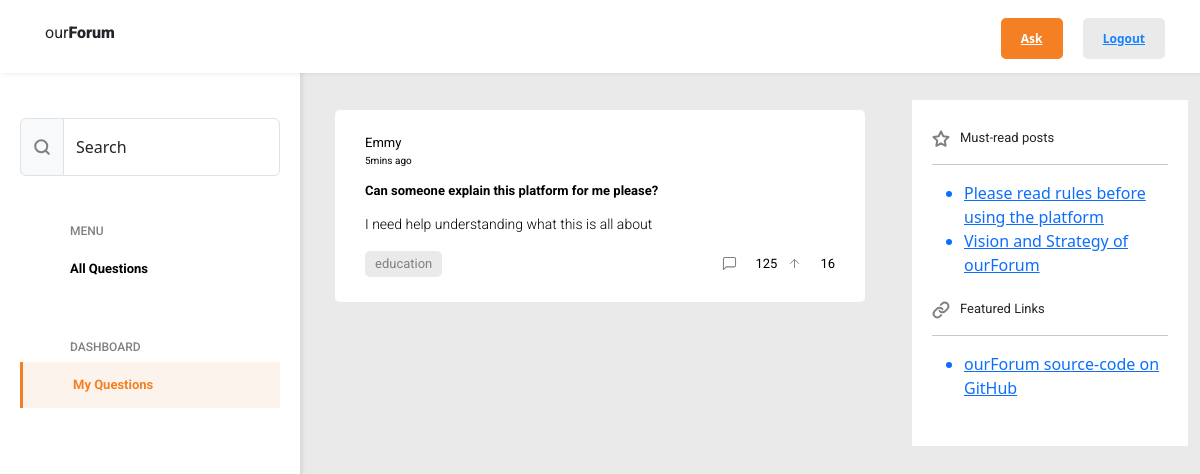
/my-questions (signed in), run on the app's committed database.
### app.py (models this page shows)
class Question(db.Model):
    __tablename__ = 'questions'
    id = db.Column(db.Integer, primary_key=True)
    category = db.Column(db.String(255), nullable=True)
    title = db.Column(db.String, nullable=False)
    question = db.Column(db.String, nullable=False)
    author_id = db.Column(db.Integer, db.ForeignKey('users.id'))
    author = db.relationship('User', back_populates='questions')
    comments = db.relationship('Comment', back_populates='question')
    post_time = db.Column(db.DateTime, default=datetime.utcnow())

class User(db.Model, UserMixin):
    __tablename__ = 'users'
    id = db.Column(db.Integer, primary_key=True)
    phone_number = db.Column(db.String(20), unique=True, nullable=False)
    username = db.Column(db.String(20), unique=True, nullable=False)
    password = db.Column(db.String(255), nullable=True)
    is_online = db.Column(db.Boolean, nullable=False, default=True)
    questions = db.relationship('Question', back_populates='author')
    comments = db.relationship('Comment', back_populates='author')

### app.py (the view)
@app.route("/my-questions")
def my_questions():
    questions = current_user.questions
    return render_template("questions.html", questions=questions)

### app.py (called while the page is built)
@login_manager.user_loader
def load_user(user_id):
    return db.get_or_404(User, user_id)

### templates/questions.html
{% extends "body.html" %}
{% block content %}
	{% for question in questions %}
                <a style="text-decoration: none; color: initial" href="{{ url_for("question", question_id=question.id) }}">
                    <div class="my-card" >
            <h6 class="mb-1">{{ question.author.username }}</h6>
            <h6 class="mb-3" style="font-size: 10px">5mins ago</h6>
            <h5 class="mb-3">{{ question.title }}</h5>
            <p>
              {{ question.question }}
            </p>
            <div class="bottom-card">
              <div class="tags">
                <div class="tag">
                    <h6>{{ question.category }}</h6>
                </div>
              </div>
              <div class="actions">
                <div class="action">
                  <img
                    src="/static/images/replies.svg"
                    alt=""
                    height="15px"
                    width="15px"
                    class="me-2"
                  />
                  <h6>125</h6>
                </div>
                <div class="action">
                  <img
                    src="/static/images/likes.svg"
                    alt=""
                    height="15px"
                    width="15px"
                    class="me-2"
                  />
                  <h6>16</h6>
                </div>
              </div>
            </div>
          </div>
                </a>
    {% endfor %}
{% endblock %}

### static/styles/styles.css (style rules this page uses)
body { height: 100vh; background-color: #EAEAEA; }
h5 { font-family: "Roboto"; font-weight: 700; font-size: 13px; margin: 0; }
h6 { font-family: "Roboto"; font-weight: 400; font-size: 13px; }
p { font-family: "Roboto"; font-weight: 300; font-size: 14px; }
.actions, .tags { display: flex; gap: 10px; }
.action { display: flex; align-items: center; gap: 10px; }
.action h6, .tags h6 { margin: 0%; }
.tag { color: #808080; background-color: #EAEAEA; padding: 5px 10px; border-radius: 5px; }
.bottom-card { display: flex; align-items: center; justify-content: space-between; }
.my-card { background-color: white; padding: 25px 30px; border-radius: 5px; margin-bottom: 20px; }

### data on the page
Question: author.username "Emmy", title "Can someone explain this platform for me please?", question "I need help understanding what this is all about", category "education"
